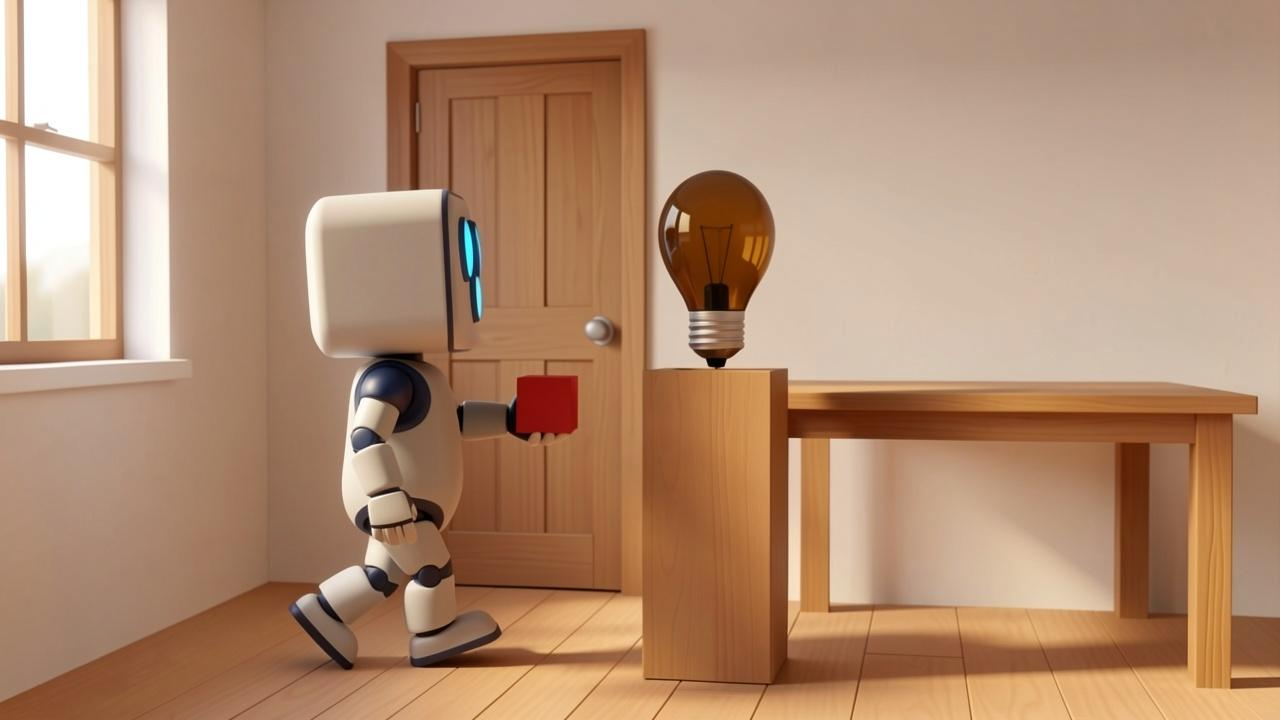
#> input picture tests/fixtures/reference_bulb/S06.jpg, 1280 x 720 px
$ python -i reference_cube.py   (imports and definitions only)
#> lines starting #> are read from the running program, lines starting #| are printed output that depends on the picture; after the words box and inside, x2 and y2 are one past the last pixel; in counts of white or black regions, pixels touching at a corner belong together
"""Measurable count of the film's red cube.

The red cube is the film's continuity object: it is picked up, carried,
seated in the lamp pedestal and must never exist twice. The creative
review of the F2 master rejected the film because one shot showed two
cubes, so the count has to be measured instead of eyeballed.

Detection works on the HSV cone of a saturated matte red surface. The
cone is deliberately narrow (H in [0,6] or [174,179]) because the workshop
is full of warm wood and the lamp glow is amber; both live in the same
orange region and are excluded by the hue limits.

Blobs are also required to look like a cube: a roughly square footprint
and a solid fill. A soft shadow or a wood highlight fails the shape test,
so it is not counted as a second cube.

Four further rules were added after measuring the rejected v6 master and
the corrected v7 renders:

* a blob that touches the frame border is not a cube. The rejected
  master contained a red sliver of scenery cut by the right edge of the
  frame, and counting it invented a second cube in a shot that only ever
  held one;
* the footprint may not be much wider than it is tall. A cube seen at
  an angle is still close to square, while a strip of scenery is not;
* the blob has to be a *lit, saturated, pure* red. The matte cube is the
  only deep red surface of the workshop, while a shaded wood edge keeps
  the hue of the cube but loses its brightness and its purity. The
  purity is measured as the angular distance of the blob's pixels from
  the red pole, which is wrap-safe: OpenCV puts red at 0/179, so a plain
  "hue <= 3" test would reject half of the real cubes;
* the size of the cube is bounded *relative to the frame*, never by an
  absolute number of pixels. The v6 master was calibrated with a
  150 px cap, which was a mistake: the apparent size of the cube follows
  the framing of the shot. The measured v7 renders show the cube at
  46 px wide in the wide shots and at 177 px in the close-up of the
  hand, and the dedicated cube anchor renders it at 388 px, so any
  absolute cap rejects real cubes. The frame-relative bounds only reject
  a red surface that *is* the room.
"""
from __future__ import annotations

from pathlib import Path

# The matte red cube sits at the very top of the hue wheel: OpenCV wraps
# red around 0/179, so both ends of the range are the same colour.
HUE_RANGES = ((0, 6), (174, 179))
SAT_MIN, VAL_MIN = 120, 70
# The smallest measured real cube in the v6 and v7 renders is the one
# seated in the pedestal socket (45x23 px, 524 px of red), so a blob of
# 150 red pixels is already too small to be the cube. The smaller specks
# of the rejected master (130 and 153 px) fall below this bound.
MIN_AREA = 150
# A cube seen at an angle is still close to square. The rejected master
# held a red strip of table at an aspect of 2.23, which is outside this
# band, while every measured cube stays between 0.96 and 1.96.
MIN_FILL = 0.50
MIN_ASPECT, MAX_ASPECT = 0.60, 2.00
# The matte cube is lit; a wood highlight or a soft red shadow is not.
# The measured median value of a real cube is 107-222 across both films,
# while the warm wood edges that share its hue measure 75-90. The floor
# sits between the two: 100 is below the darkest real cube (the one the
# robot carries in S06, at 107) and above the brightest wood edge.
MEDIAN_VAL_MIN = 100
# Every measured real cube is strongly saturated (164-241); a washed-out
# red-brown surface is not the matte cube.
MEDIAN_SAT_MIN = 150
# Angular distance from the red pole, in OpenCV hue degrees, that a blob
# may keep at its median. Every measured cube sits at 1-4 degrees; a
# brown or orange surface drifts to 5-6 and beyond.
MAX_HUE_DISTANCE = 5
# The cube is an object in the room, not the room. Measured relative to
# the frame width, the largest legitimate cube is the dedicated cube
# anchor at 30% (388 px of 1280) and the widest in a shot is 14%
# (177 px); the bounds below only reject a red surface that covers the
# picture.
MAX_CUBE_WIDTH_FRACTION = 0.40
MAX_CUBE_AREA_FRACTION = 0.25
# A blob that touches the frame border is scenery cut by the frame, not a
# cube the shot contains.
BORDER_MARGIN = 2
IMAGE_SUFFIXES = {'.png', '.jpg', '.jpeg', '.webp', '.bmp'}
# Seeds measured to render exactly one red cube with the canonical cube
# prompt, in the order they should be tried.
CUBE_ANCHOR_SEEDS = (42, 7, 99, 21, 1234)


def _cv2():
    try:
        import cv2
    except ImportError as exc:  # pragma: no cover - environment guard
        raise RuntimeError('opencv-python is required for the cube metric') from exc
    return cv2


def _numpy():
    import numpy as np
    return np


def _red_mask(image):
    cv2 = _cv2()
    np = _numpy()
    hsv = cv2.cvtColor(image, cv2.COLOR_BGR2HSV)
    hue, sat, val = hsv[:, :, 0], hsv[:, :, 1], hsv[:, :, 2]
    red = np.zeros(hue.shape, dtype=bool)
    for low, high in HUE_RANGES:
        red |= (hue >= low) & (hue <= high)
    mask = (red & (sat >= SAT_MIN) & (val >= VAL_MIN)).astype(np.uint8)
    return cv2.morphologyEx(mask, cv2.MORPH_OPEN, np.ones((3, 3), np.uint8))


def cube_blobs(image) -> list[dict]:
    """Return every cube-shaped red blob of one frame, largest first."""
    cv2 = _cv2()
    np = _numpy()
    hsv = cv2.cvtColor(image, cv2.COLOR_BGR2HSV)
    hue, val, sat = hsv[:, :, 0], hsv[:, :, 2], hsv[:, :, 1]
    mask = _red_mask(image)
    height, width = mask.shape
    count, labels, stats, centroids = cv2.connectedComponentsWithStats(mask, connectivity=8)
    cubes = []
    for label in range(1, count):
        area = int(stats[label, cv2.CC_STAT_AREA])
        box_width = int(stats[label, cv2.CC_STAT_WIDTH])
        box_height = int(stats[label, cv2.CC_STAT_HEIGHT])
        if area < MIN_AREA or not box_width or not box_height:
            continue
        fill = area / (box_width * box_height)
        aspect = box_width / box_height
        if fill < MIN_FILL or not MIN_ASPECT < aspect <= MAX_ASPECT:
            continue
        if box_width > MAX_CUBE_WIDTH_FRACTION * width:
            # Too wide to be a fist-sized object in the room: this is the
            # red workshop scenery, not the cube.
            continue
        if area > MAX_CUBE_AREA_FRACTION * width * height:
            continue
        left = int(stats[label, cv2.CC_STAT_LEFT])
        top = int(stats[label, cv2.CC_STAT_TOP])
        if (left <= BORDER_MARGIN or top <= BORDER_MARGIN
                or left + box_width >= width - BORDER_MARGIN
                or top + box_height >= height - BORDER_MARGIN):
            continue
        pixels = labels == label
        # A shaded wood edge keeps the hue of the cube but loses its
        # brightness, so the blob has to be a lit, saturated surface.
        if np.median(val[pixels]) < MEDIAN_VAL_MIN:
            continue
        if np.median(sat[pixels]) < MEDIAN_SAT_MIN:
            continue
        # Purity: the angular distance from the red pole. OpenCV wraps
        # red around 0/179, so the distance is min(hue, 180 - hue).
        blob_hue = hue[pixels].astype(np.int32)
        if np.median(np.minimum(blob_hue, 180 - blob_hue)) > MAX_HUE_DISTANCE:
            continue
        cubes.append({
            'area': area,
            'x': left,
            'y': top,
            'w': box_width,
            'h': box_height,
            'cx': int(centroids[label][0]),
            'cy': int(centroids[label][1]),
        })
    return sorted(cubes, key=lambda cube: -cube['area'])


def _cubes(image) -> list[tuple[int, int, int]]:
    """Return (area, centre_x, centre_y) for every cube-shaped red blob."""
    return [(cube['area'], cube['cx'], cube['cy']) for cube in cube_blobs(image)]


def count_cubes(image) -> int:
    """Count the red cubes visible in one frame."""
    return len(cube_blobs(image))


def _frames(path: Path):
    cv2 = _cv2()
    if path.suffix.lower() in IMAGE_SUFFIXES:
        image = cv2.imread(str(path))
        if image is None:
            raise ValueError(f'cannot read image: {path}')
        yield 0, image
        return
    capture = cv2.VideoCapture(str(path))
    if not capture.isOpened():
        raise ValueError(f'cannot read video: {path}')
    index = 0
    while True:
        ok, frame = capture.read()
        if not ok:
            break
        yield index, frame
        index += 1
    capture.release()


# [49 lines left out: functions analyse, cube_fractions, not called in this run]


# A shot that shows the cube has to show it in most of its frames, but
# not in all of them: in a close-up the cube can leave the frame. The
# rejected v6 master measured 71.7% of the frames with the cube in S03
# (close-up of the head) and 77.5% in S05 (detail of the hand), so the
# floor is set below both.
MIN_PRESENCE_FRACTION = 0.50
# A second cube that persists is a real second cube. The rejected master
# showed two cubes in 47.5% of the frames of S06 and in 1.7% of the
# frames of S08, where the second blob was a piece of scenery cut by the
# frame.
MAX_DUPLICATE_FRACTION = 0.25


# [61 lines left out: functions check_cube_continuity, check_cube_count, not called in this run]


def lamp_bulb_blobs(image, vmin=210, smin=60, hmin=20, hmax=40, minarea=200) -> list[dict]:
    """Return compact yellow/amber *glowing* bulb regions.

    Brown workshop wood occupies the orange hue range below the glow, and
    the old mask selected entire doors/pedestals as the largest "bulb".
    Dark, unlit glass is not measurable with this color detector.
    """
    cv2 = _cv2()
    np = _numpy()
    hsv = cv2.cvtColor(image, cv2.COLOR_BGR2HSV)
    h, s, v = hsv[:, :, 0], hsv[:, :, 1], hsv[:, :, 2]
    mask = ((h >= hmin) & (h <= hmax) & (s >= smin) & (v >= vmin)).astype(np.uint8)
    mask = cv2.morphologyEx(mask, cv2.MORPH_OPEN, np.ones((3, 3), np.uint8))
    count, _, stats, centroids = cv2.connectedComponentsWithStats(mask, connectivity=8)
    bulbs = []
    for label in range(1, count):
        area = int(stats[label, cv2.CC_STAT_AREA])
        box_width = int(stats[label, cv2.CC_STAT_WIDTH])
        box_height = int(stats[label, cv2.CC_STAT_HEIGHT])
        if area < minarea or not box_width or not box_height:
            continue
        aspect = box_width / box_height
        fill = area / (box_width * box_height)
        if not 0.55 <= aspect <= 1.35 or fill < 0.45:
            continue
        bulbs.append({
            'area': area,
            'x': int(stats[label, cv2.CC_STAT_LEFT]),
            'y': int(stats[label, cv2.CC_STAT_TOP]),
            'w': box_width,
            'h': box_height,
            'cx': int(centroids[label][0]),
            'cy': int(centroids[label][1]),
            'fill': round(area / (box_width * box_height), 2),
            'aspect': round(box_width / box_height, 2),
        })
    return sorted(bulbs, key=lambda d: -d['area'])


# [10 lines left out: function bounding_box_gap, not called in this run]


def check_cube_lamp_separation(path: Path, sample: int = 10, min_gap: int = 0, require_pair: bool = False) -> dict:
    """Fail loudly if the cube and the lamp bulb overlap in any sampled frame.

    The creative review rejected the film because the lamp and cube overlapped
    in some scenes. This gate verifies that wherever both are detected, they remain
    spatially separated.
    """
    path = Path(path)
    gaps = []
    overlapping_frames = 0
    sampled_frames = 0
    paired_frames = 0

    for index, frame in _frames(path):
        if index % sample:
            continue
        sampled_frames += 1
        cubes = cube_blobs(frame)
        bulbs = lamp_bulb_blobs(frame)
        if cubes and bulbs:
            paired_frames += 1
            # Check largest cube against largest bulb in the frame
            g = bounding_box_gap(cubes[0], bulbs[0])
            gaps.append(g)
            if g < min_gap:
                overlapping_frames += 1

    if overlapping_frames > 0:
        raise ValueError(
            f"{path.name}: lamp bulb and red cube overlap in {overlapping_frames} of {paired_frames} "
            f"paired frames (min gap: {min(gaps)}px); cube and lamp must remain physically separated."
        )
    if require_pair and not paired_frames:
        raise ValueError(f'{path.name}: cube and glowing lamp are not measurable together; separation is unverified')

    return {
        'path': str(path),
        'sampled_frames': sampled_frames,
        'paired_frames': paired_frames,
        'min_gap': min(gaps) if gaps else None,
        'measurable': bool(paired_frames),
        'verdict': 'separated' if gaps else 'not_measurable',
    }

>>> result = check_cube_lamp_separation('../../tests/fixtures/reference_bulb/S06.jpg')
#> in check_cube_lamp_separation, `sampled_frames += 1`: sampled_frames = 1
#> in cube_blobs, image is the input picture: shape (720, 1280, 3); mean B, G, R 112.7, 139.9, 177.2
#> in cube_blobs, `hue, val, sat = hsv[:, :, 0], hsv[:, :, 2], hsv[:, :, 1]`:
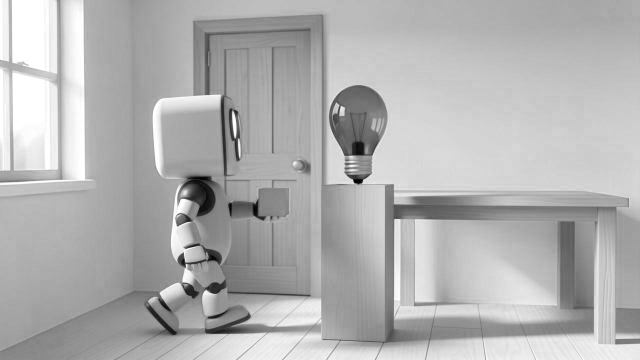
#> val: shape (720, 1280) (shown at 1/2 size); min 0, max 255, mean 177.3
#> in cube_blobs, `hue, val, sat = hsv[:, :, 0], hsv[:, :, 2], hsv[:, :, 1]`:
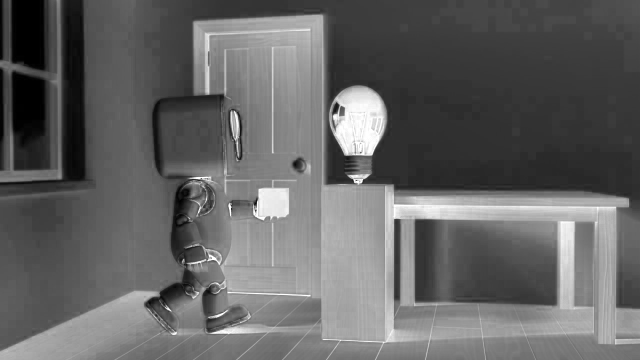
#> sat: shape (720, 1280) (shown at 1/2 size); min 0, max 255, mean 100.3
#> the loop in _red_mask, `for low, high in HUE_RANGES:` made 2 passes
#> pass 1, in _red_mask, `red |= (hue >= low) & (hue <= high)`:
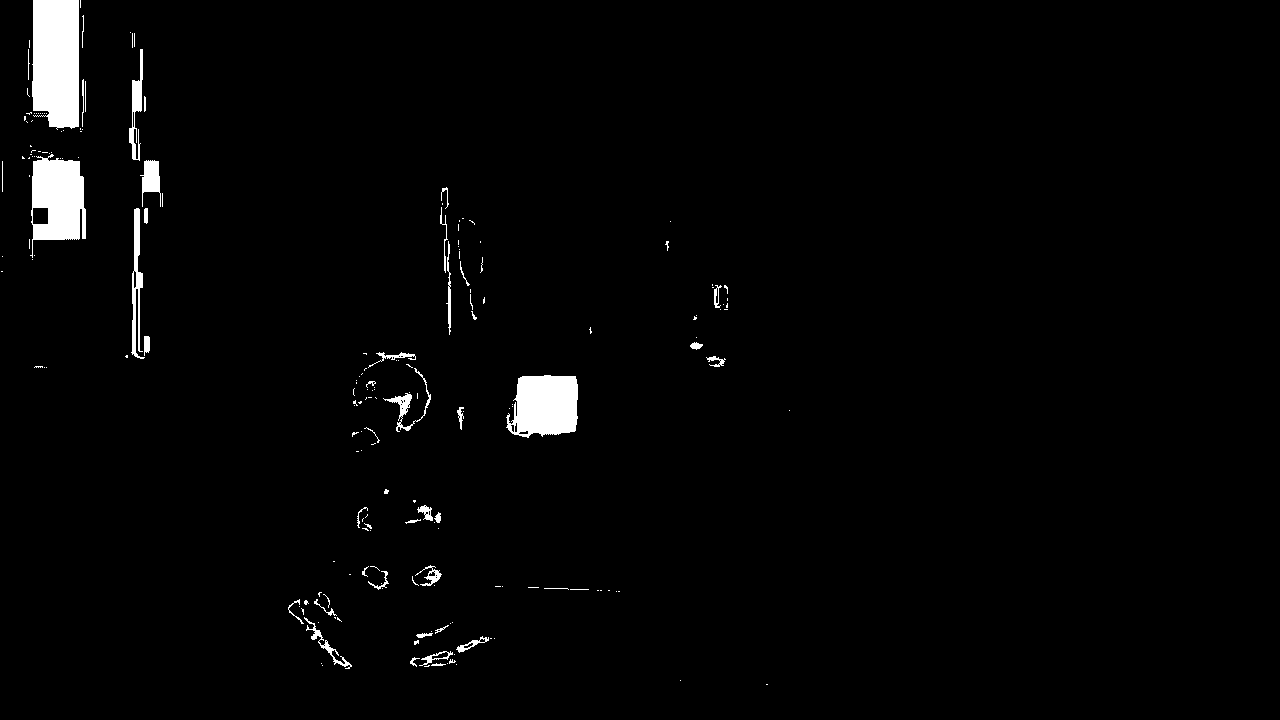
#> red: shape (720, 1280) bool; 2.1% white; 199 white regions (155 under 20 px), largest, box (x1, y1, x2, y2) and area: (32, 0, 79, 130) 5642, (30, 154, 86, 258) 3865, (506, 375, 578, 438) 3633
#> in cube_blobs, `count, labels, stats, centroids = cv2.connectedComponentsWithStats(mas..`: count = 2; stats = [[0, 0, 1280, 720, 918129], [516, 375, 62, 60, 3471]]; centroids = [[639.9, 359.3], [546.3, 404.2]]
#> the loop in cube_blobs, `for label in range(1, count):` made 1 pass
#> (area, box_width, box_height, fill, aspect, left, top) on pass 1: (3471, 62, 60, 0.933, 1.03, 516, 375)
#> after the loop in cube_blobs, `for label in range(1, count):`: cubes = 1 item
#> in lamp_bulb_blobs, `mask = ((h >= hmin) & (h <= hmax) & (s >= smin) & (v >= vmin)).astype(..`:
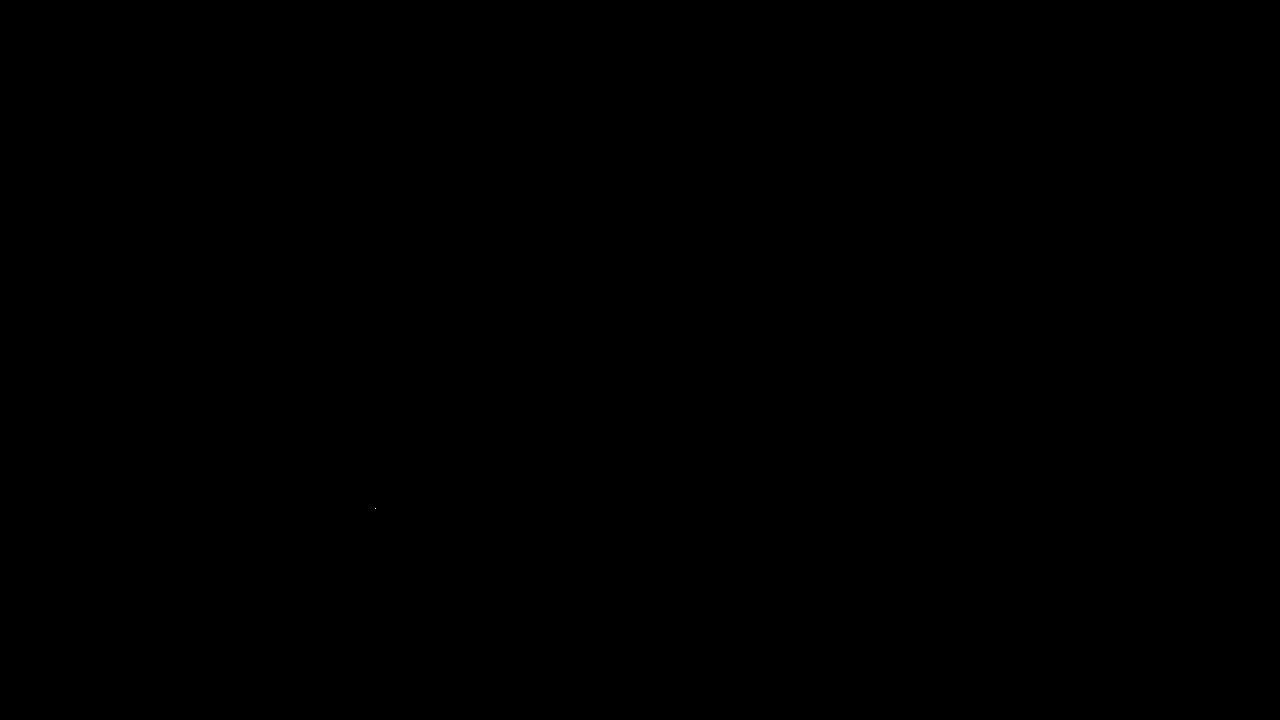
#> mask: shape (720, 1280); values 0 (black) and 1 (white), 0% white in thin lines or dots, all inside (x1, y1, x2, y2) = (375, 508, 376, 509)
#> in lamp_bulb_blobs, `count, _, stats, centroids = cv2.connectedComponentsWithStats(mask, co..`: count = 1; stats = [[0, 0, 1280, 720, 921600]]; centroids = [[639.5, 359.5]]
#> after the loop in lamp_bulb_blobs, `for label in range(1, count):`: bulbs = []
#> result = 6 items
